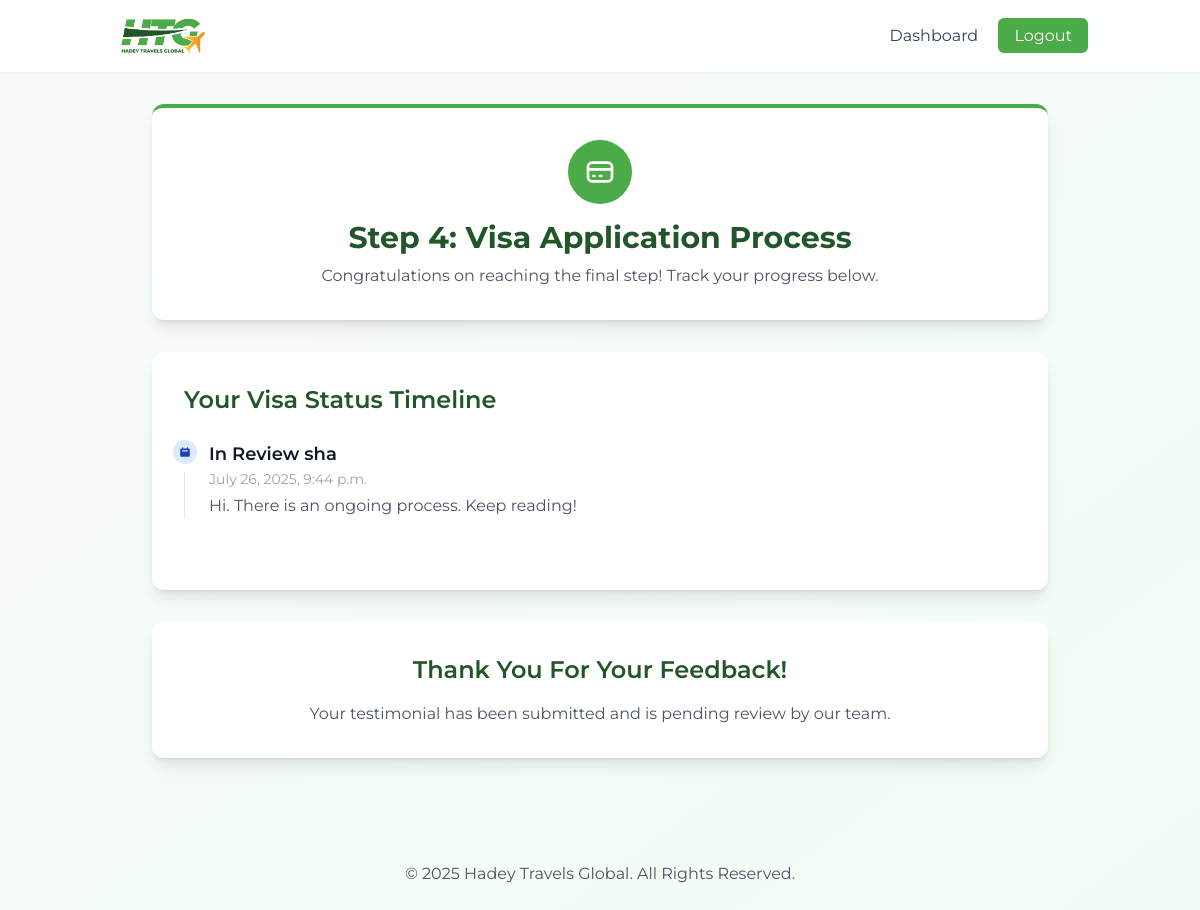
Before: /student/visa-application/ (signed in) with the older database file.
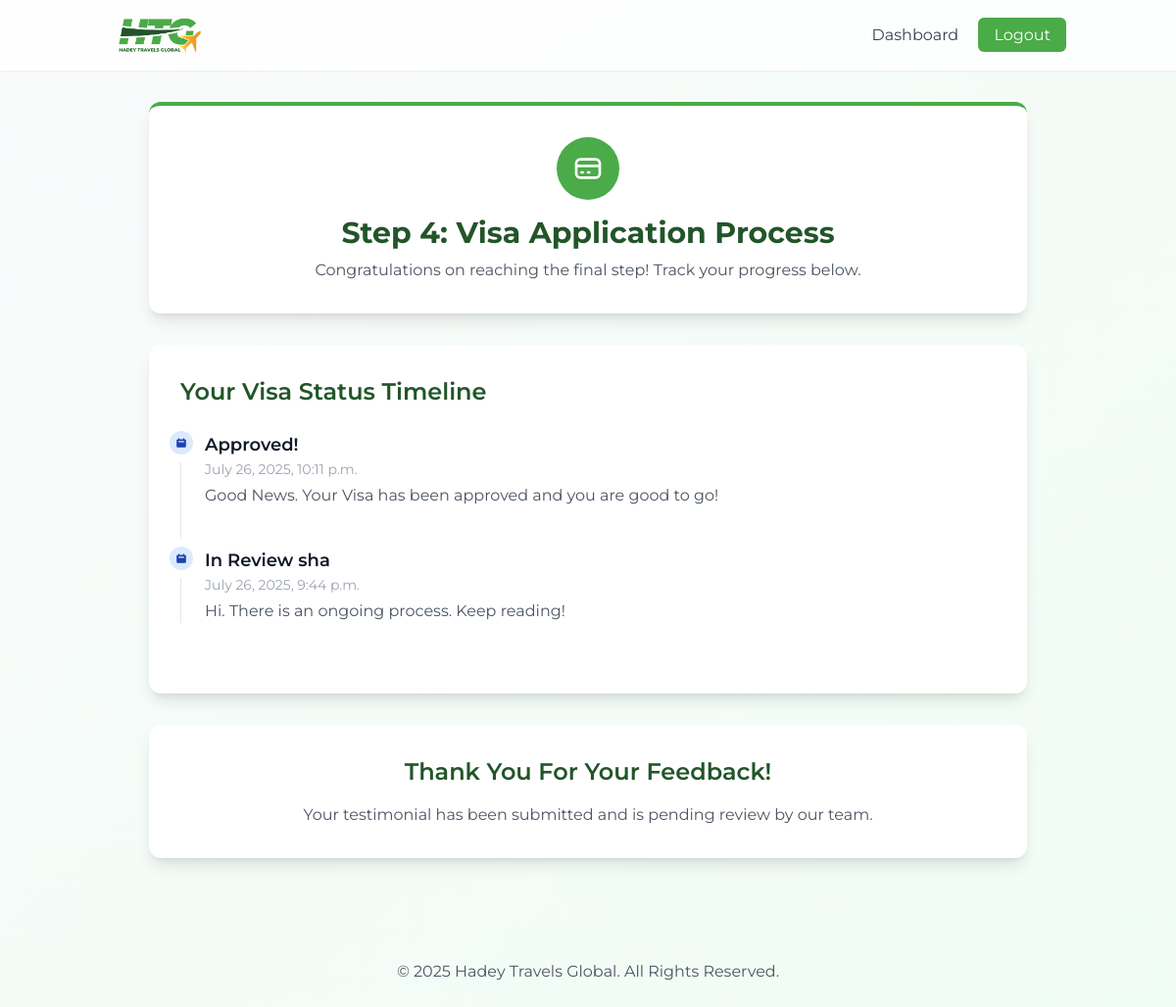
After: the same page with the newer database file.
### portal/models.py (models this page shows, shortened)
class VisaUpdate(models.Model):
    application = models.ForeignKey(Application, on_delete=models.CASCADE, related_name='visa_updates', null=True, blank=True)
    work_application = models.ForeignKey(WorkApplication, on_delete=models.CASCADE, related_name='visa_updates', null=True, blank=True)
    status_title = models.CharField(max_length=255)
    details = models.TextField(blank=True)
    created_at = models.DateTimeField(auto_now_add=True)
    send_email_notification = models.BooleanField(default=False, help_text="Check this box to send an email notification to the user about this update.")
    class Meta:
        ordering = ['-created_at']

### portal/views.py (the view, shortened to what this page needs)
# urls.py: path('student/visa-application/', views.student_visa_application_view, name='student_visa_application'),
@login_required
def student_visa_application_view(request):
    application = request.user.student_application
    visa_updates = application.visa_updates.all()
    testimonial = Testimonial.objects.filter(application=application).first()
    form = TestimonialForm(instance=testimonial)
    context = {
        'application': application, 'visa_updates': visa_updates,
        'testimonial_form': form, 'testimonial': testimonial,
    }
    return render(request, 'portal/student_visa_application.html', context)

### templates/portal/student_visa_application.html (shortened to what this page needs)
{% extends "base.html" %}
{% block content %}
<div class="max-w-4xl mx-auto space-y-8">
    <div class="bg-white p-8 rounded-xl shadow-lg border-t-4 border-primary-green">
        <div class="text-center">
            <div class="mx-auto flex items-center justify-center h-16 w-16 rounded-full bg-primary-green">
                <svg xmlns="http://www.w3.org/2000/svg" class="h-8 w-8 text-white" fill="none" viewBox="0 0 24 24" stroke="currentColor"><path stroke-linecap="round" stroke-linejoin="round" stroke-width="2" d="M3 10h18M7 15h1m4 0h1m-7 4h12a3 3 0 003-3V8a3 3 0 00-3-3H6a3 3 0 00-3 3v8a3 3 0 003 3z" /></svg>
            </div>
            <h1 class="text-3xl font-bold text-dark-green mt-4">Step 4: Visa Application Process</h1>
            <p class="text-gray-600 mt-2 max-w-2xl mx-auto">Congratulations on reaching the final step! Track your progress below.</p>
        </div>
    </div>
    <div class="bg-white p-8 rounded-xl shadow-lg">
        <h2 class="text-2xl font-semibold text-dark-green mb-6">Your Visa Status Timeline</h2>
        {% if visa_updates %}
            <ol class="relative border-l border-gray-200">
                {% for update in visa_updates %}
                <li class="mb-10 ml-6">
                    <span class="absolute flex items-center justify-center w-6 h-6 bg-blue-100 rounded-full -left-3 ring-8 ring-white">
                        <svg class="w-3 h-3 text-blue-800" fill="currentColor" viewBox="0 0 20 20"><path fill-rule="evenodd" d="M6 2a1 1 0 00-1 1v1H4a2 2 0 00-2 2v10a2 2 0 002 2h12a2 2 0 002-2V6a2 2 0 00-2-2h-1V3a1 1 0 10-2 0v1H7V3a1 1 0 00-1-1zm0 5a1 1 0 000 2h8a1 1 0 100-2H6z" clip-rule="evenodd"></path></svg>
                    </span>
                    <h3 class="flex items-center mb-1 text-lg font-semibold text-gray-900">{{ update.status_title }}</h3>
                    <time class="block mb-2 text-sm font-normal leading-none text-gray-400">{{ update.created_at|date:"F j, Y, P" }}</time>
                    <p class="mb-4 text-base font-normal text-gray-600">{{ update.details }}</p>
                </li>
                {% endfor %}
            </ol>
        {% else %}
            <div class="text-center p-6 bg-gray-50 rounded-lg">
                <p class="text-gray-600">No visa updates have been posted yet. The team will update you here as soon as the process begins.</p>
            </div>
        {% endif %}
    </div>
    <div class="bg-white p-8 rounded-xl shadow-lg">
        {% if testimonial %}
            <div class="text-center">
                <h2 class="text-2xl font-semibold text-dark-green mb-4">Thank You For Your Feedback!</h2>
                <p class="text-gray-600">Your testimonial has been submitted and is pending review by our team.</p>
            </div>
        {% endif %}
    </div>
</div>
{% endblock %}

### templates/base.html (shortened to what this page needs)
<!DOCTYPE html>
<html lang="en">
<head>
    <script src="https://cdn.tailwindcss.com"></script>
    {% load static %}
</head>
<body class="bg-gradient-to-br from-gray-50 to-green-50 font-sans antialiased">
    <header class="bg-white/80 backdrop-blur-sm shadow-sm sticky top-0 z-50">
        <nav class="container mx-auto px-6 py-3 flex justify-between items-center">
            <div>
                <a href="{% if user.is_authenticated %}{% url 'portal:dashboard' %}{% else %}{% url 'account_login' %}{% endif %}">
                    <img src="{% static 'images/logo.png' %}" alt="Hadey Travels Global Logo" class="h-12">
                </a>
            </div>
            <div>
                {% if user.is_authenticated %}
                    <a href="{% url 'portal:dashboard' %}" class="text-gray-700 hover:text-primary-green mx-4">Dashboard</a>
                    <a href="{% url 'account_logout' %}" class="bg-primary-green text-white rounded-md px-4 py-2 hover:bg-dark-green transition-colors">Logout</a>
                {% else %}
                    <a href="{% url 'account_login' %}" class="text-gray-700 hover:text-primary-green mx-4">Sign In</a>
                    <a href="{% url 'account_signup_choice' %}" class="bg-primary-green text-white rounded-md px-4 py-2 hover:bg-dark-green transition-colors">Sign Up</a>
                {% endif %}
            </div>
        </nav>
    </header>
    <main class="container mx-auto px-6 py-8">
        {% block content %}{% endblock %}
    </main>
    <footer class="bg-transparent mt-12 py-6">
        <div class="container mx-auto px-6 text-center text-gray-600">
            <p>&copy; {% now "Y" %} Hadey Travels Global. All Rights Reserved.</p>
        </div>
    </footer>
</body>
</html>

Changed rows visible on the page:
added VisaUpdate: status_title "Approved!", created_at "July 26, 2025, 10:11 p.m.", details "Good News. Your Visa has been approved and you are good to go!"
